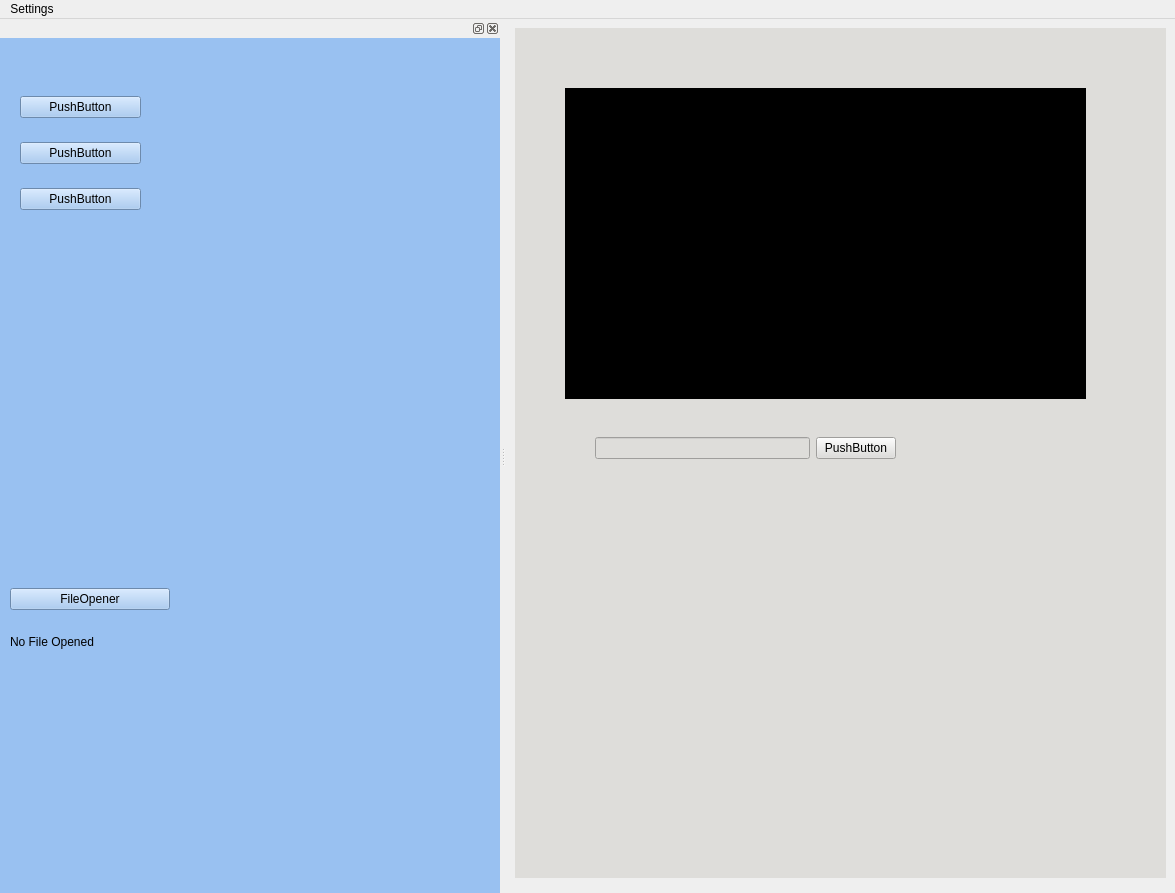
<?xml version="1.0" encoding="UTF-8"?>
<ui version="4.0">
 <class>MainWindow</class>
 <widget class="QMainWindow" name="MainWindow">
  <property name="geometry">
   <rect>
    <x>0</x>
    <y>0</y>
    <width>1175</width>
    <height>824</height>
   </rect>
  </property>
  <property name="maximumSize">
   <size>
    <width>1920</width>
    <height>1080</height>
   </size>
  </property>
  <property name="windowTitle">
   <string>MainWindow</string>
  </property>
  <property name="styleSheet">
   <string notr="true">alternate-background-color: rgb(255, 255, 255);</string>
  </property>
  <widget class="QWidget" name="centralwidget">
   <layout class="QGridLayout" name="gridLayout">
    <item row="1" column="0">
     <layout class="QGridLayout" name="gridLayout_2">
      <item row="0" column="0">
       <widget class="QFrame" name="frame">
        <property name="styleSheet">
         <string notr="true">background-color: rgb(119, 118, 123);</string>
        </property>
        <property name="frameShape">
         <enum>QFrame::StyledPanel</enum>
        </property>
        <property name="frameShadow">
         <enum>QFrame::Raised</enum>
        </property>
       </widget>
      </item>
     </layout>
    </item>
    <item row="0" column="0">
     <widget class="QStackedWidget" name="stackedWidget">
      <property name="minimumSize">
       <size>
        <width>600</width>
        <height>850</height>
       </size>
      </property>
      <property name="sizeIncrement">
       <size>
        <width>500</width>
        <height>500</height>
       </size>
      </property>
      <property name="baseSize">
       <size>
        <width>500</width>
        <height>500</height>
       </size>
      </property>
      <property name="styleSheet">
       <string notr="true">background-color: rgb(222, 221, 218);</string>
      </property>
      <property name="currentIndex">
       <number>1</number>
      </property>
      <widget class="QWidget" name="page">
       <widget class="QFontComboBox" name="fontComboBox">
        <property name="geometry">
         <rect>
          <x>60</x>
          <y>50</y>
          <width>231</width>
          <height>41</height>
         </rect>
        </property>
       </widget>
      </widget>
      <widget class="QWidget" name="page_3">
       <widget class="QTextBrowser" name="textBrowser">
        <property name="geometry">
         <rect>
          <x>50</x>
          <y>60</y>
          <width>521</width>
          <height>311</height>
         </rect>
        </property>
        <property name="styleSheet">
         <string notr="true">background-color: rgb(0, 0, 0);</string>
        </property>
       </widget>
       <widget class="QWidget" name="horizontalLayoutWidget">
        <property name="geometry">
         <rect>
          <x>80</x>
          <y>390</y>
          <width>301</width>
          <height>61</height>
         </rect>
        </property>
        <layout class="QHBoxLayout" name="horizontalLayout">
         <item>
          <widget class="QLineEdit" name="lineEdit"/>
         </item>
         <item>
          <widget class="QPushButton" name="pushButton_4">
           <property name="text">
            <string>PushButton</string>
           </property>
          </widget>
         </item>
        </layout>
       </widget>
      </widget>
      <widget class="QWidget" name="page_2"/>
     </widget>
    </item>
   </layout>
  </widget>
  <widget class="QDockWidget" name="dockWidget">
   <property name="minimumSize">
    <size>
     <width>500</width>
     <height>500</height>
    </size>
   </property>
   <property name="sizeIncrement">
    <size>
     <width>100</width>
     <height>100</height>
    </size>
   </property>
   <property name="baseSize">
    <size>
     <width>100</width>
     <height>100</height>
    </size>
   </property>
   <property name="styleSheet">
    <string notr="true">background-color: rgb(153, 193, 241);</string>
   </property>
   <attribute name="dockWidgetArea">
    <number>1</number>
   </attribute>
   <widget class="QWidget" name="dockWidgetContents">
    <widget class="QWidget" name="verticalLayoutWidget">
     <property name="geometry">
      <rect>
       <x>20</x>
       <y>40</y>
       <width>121</width>
       <height>151</height>
      </rect>
     </property>
     <layout class="QVBoxLayout" name="verticalLayout">
      <item>
       <widget class="QPushButton" name="pushButton">
        <property name="text">
         <string>PushButton</string>
        </property>
       </widget>
      </item>
      <item>
       <widget class="QPushButton" name="pushButton_2">
        <property name="text">
         <string>PushButton</string>
        </property>
       </widget>
      </item>
      <item>
       <widget class="QPushButton" name="pushButton_3">
        <property name="text">
         <string>PushButton</string>
        </property>
       </widget>
      </item>
     </layout>
    </widget>
    <widget class="QWidget" name="verticalLayoutWidget_2">
     <property name="geometry">
      <rect>
       <x>10</x>
       <y>550</y>
       <width>160</width>
       <height>80</height>
      </rect>
     </property>
     <layout class="QVBoxLayout" name="verticalLayout_2">
      <item>
       <widget class="QPushButton" name="pushButton_5">
        <property name="text">
         <string>FileOpener</string>
        </property>
        <property name="checkable">
         <bool>false</bool>
        </property>
        <property name="default">
         <bool>false</bool>
        </property>
       </widget>
      </item>
      <item>
       <widget class="QLabel" name="fileList">
        <property name="text">
         <string>No File Opened</string>
        </property>
        <property name="wordWrap">
         <bool>true</bool>
        </property>
       </widget>
      </item>
     </layout>
    </widget>
   </widget>
  </widget>
  <widget class="QMenuBar" name="menuBar">
   <property name="geometry">
    <rect>
     <x>0</x>
     <y>0</y>
     <width>1175</width>
     <height>22</height>
    </rect>
   </property>
   <widget class="QMenu" name="menuSettings">
    <property name="title">
     <string>Settings</string>
    </property>
    <addaction name="actionOpen_Dock"/>
   </widget>
   <addaction name="menuSettings"/>
  </widget>
  <action name="actionOpen_Dock">
   <property name="text">
    <string>Open Dock</string>
   </property>
  </action>
 </widget>
 <resources/>
 <connections/>
</ui>
